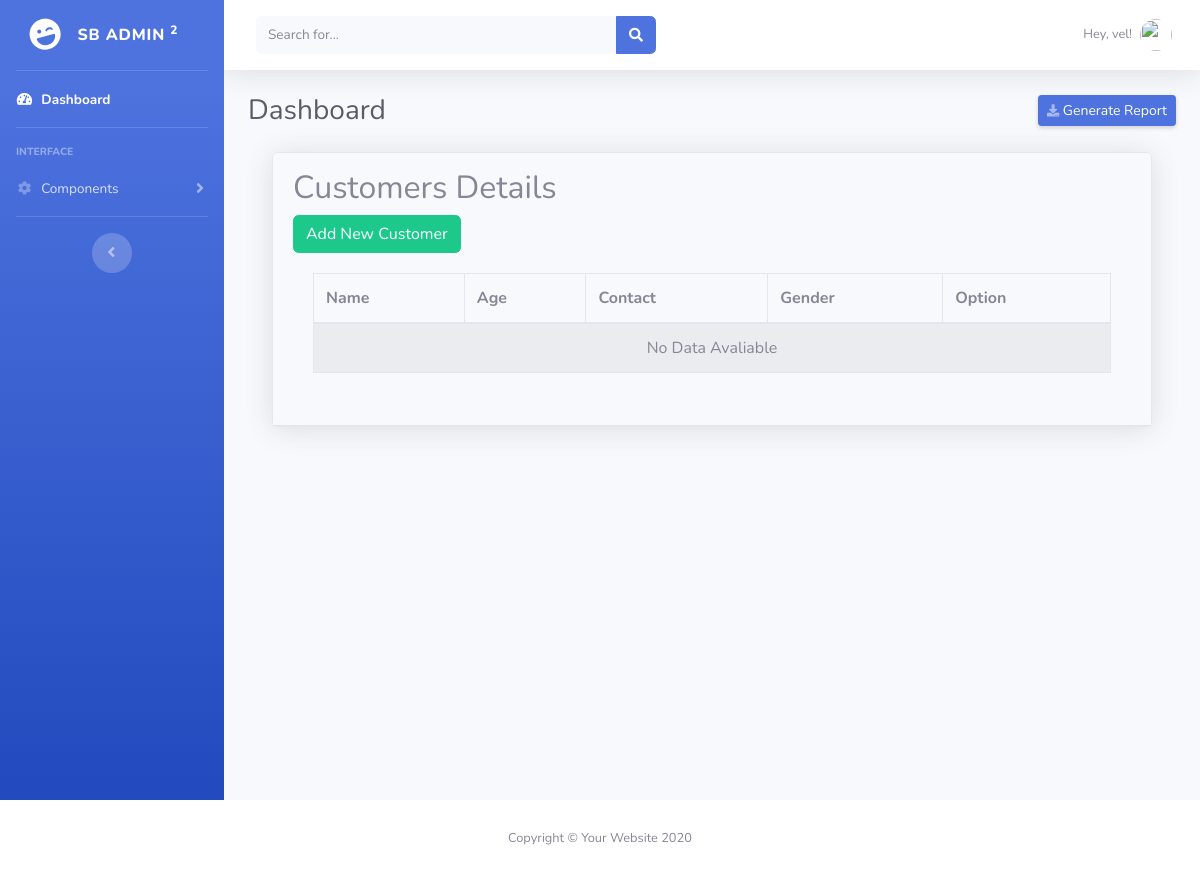
The app's page /index3.php (signed in), older data.
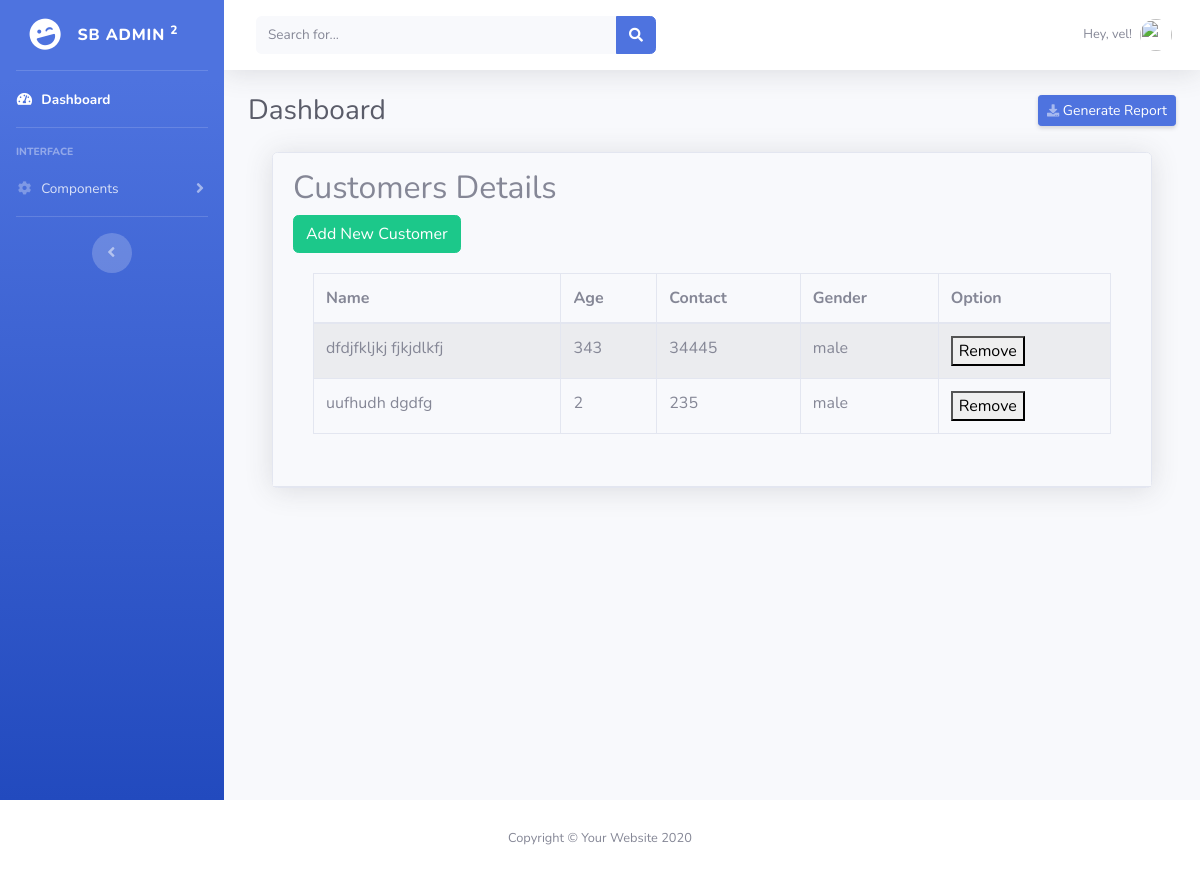
The same page, newer data.
### tables this page shows
CREATE TABLE IF NOT EXISTS `customers` (
  `id` int(11) NOT NULL,
  `fname` varchar(200) NOT NULL,
  `lname` varchar(200) NOT NULL,
  `contact` varchar(200) NOT NULL,
  `age` varchar(200) NOT NULL,
  `gender` varchar(200) NOT NULL,
  `active` int(11) NOT NULL
);

### index3.php (the view, shortened to what this page needs)
<?php
include('includes/header.php');
include('includes/navbar.php');
include("db.php");
?>
    <div id="content-wrapper" class="d-flex flex-column">
      <div id="content">
        <nav class="navbar navbar-expand navbar-light bg-white topbar mb-4 static-top shadow">
          <form class="d-none d-sm-inline-block form-inline mr-auto ml-md-3 my-2 my-md-0 mw-100 navbar-search">
            <div class="input-group">
              <input type="text" class="form-control bg-light border-0 small" placeholder="Search for..." aria-label="Search" aria-describedby="basic-addon2">
              <div class="input-group-append">
                <button class="btn btn-primary" type="button">
                  <i class="fas fa-search fa-sm"></i>
                </button>
              </div>
            </div>
          </form>
          <ul class="navbar-nav ml-auto">
            <li class="nav-item dropdown no-arrow">
              <a class="nav-link dropdown-toggle" href="#" id="userDropdown" role="button" data-toggle="dropdown" aria-haspopup="true" aria-expanded="false">
                <span class="mr-2 d-none d-lg-inline text-gray-600 small">
				Hey, <?php echo $_SESSION['username']; ?>!</span>
                <img class="img-profile rounded-circle" src="https://source.unsplash.com/QAB-WJcbgJk/60x60">
              </a>
            </li>
          </ul>
        </nav>
        <div class="container-fluid">
          <div class="d-sm-flex align-items-center justify-content-between mb-4">
            <h1 class="h3 mb-0 text-gray-800">Dashboard</h1>
            <a href="#" class="d-none d-sm-inline-block btn btn-sm btn-primary shadow-sm"><i class="fas fa-download fa-sm text-white-50"></i> Generate Report</a>
          </div>
 <div class="container-fluid">
				 <div class="card shadow mb-4">
            <div class="card-header py-3">
                 <div class="row">
                <div class="col-md-12">
                    <div class="page-header clearfix">
                        <h2 class="pull-left">Customers Details</h2>
                        <a href="create1.php" class="btn btn-success pull-right">Add New Customer</a>
                    </div>
					<div class="card-body">
              <div class="table-responsive">
			   <table class='table table-bordered table-striped'>
        <thead>
            <tr>
                <th>Name</th>
                <th>Age</th>
                <th>Contact</th>
				<th>Gender</th>
                <th>Option</th>
            </tr>
        </thead>
        <tbody>
            <?php
            $sql = "SELECT * FROM customers WHERE active = 1";
            $result = $con->query($sql);
            if($result->num_rows > 0) {
                while($row = $result->fetch_assoc()) {
                    echo "<tr>
                        <td>".$row['fname']." ".$row['lname']."</td>
                        <td>".$row['age']."</td>
                        <td>".$row['contact']."</td>
						 <td>".$row['gender']."</td>
                        <td>
                            <a href='delete1.php?id=".$row['id']."'><button type='button'>Remove</button></a>
                        </td>
                    </tr>";
                }
            } else {
                echo "<tr><td colspan='5'><center>No Data Avaliable</center></td></tr>";
            }
            ?>
        </tbody>
    </table>
                </div>
            </div>
        </div>
    </div>
	  </div>
    </div>
 </div>
    </div>
        </div>
      </div>
  </div>
 <?php
include('includes/footer.php');
?>

### includes/header.php (shortened to what this page needs)
<!DOCTYPE html>
<html lang="en">
<head>
  <link href="vendor/fontawesome-free/css/all.min.css" rel="stylesheet" type="text/css">
  <link href="css/sb-admin-2.min.css" rel="stylesheet">
</head>
<body id="page-top">
  <div id="wrapper">

### includes/navbar.php (shortened to what this page needs)
<ul class="navbar-nav bg-gradient-primary sidebar sidebar-dark accordion" id="accordionSidebar">
  <a class="sidebar-brand d-flex align-items-center justify-content-center" href="i.php">
    <div class="sidebar-brand-icon rotate-n-15">
      <i class="fas fa-laugh-wink"></i>
    </div>
    <div class="sidebar-brand-text mx-3">SB Admin <sup>2</sup></div>
  </a>
  <hr class="sidebar-divider my-0">
  <li class="nav-item active">
    <a class="nav-link" href="index.html">
      <i class="fas fa-fw fa-tachometer-alt"></i>
      <span>Dashboard</span></a>
  </li>
  <hr class="sidebar-divider">
  <div class="sidebar-heading">
    Interface
  </div>
  <li class="nav-item">
    <a class="nav-link collapsed" href="#" data-toggle="collapse" data-target="#collapseTwo" aria-expanded="true" aria-controls="collapseTwo">
      <i class="fas fa-fw fa-cog"></i>
      <span>Components</span>
    </a>
  </li>
  <hr class="sidebar-divider d-none d-md-block">
  <div class="text-center d-none d-md-inline">
    <button class="rounded-circle border-0" id="sidebarToggle"></button>
  </div>
</ul>

### includes/footer.php (shortened to what this page needs)
      <footer class="sticky-footer bg-white">
        <div class="container my-auto">
          <div class="copyright text-center my-auto">
            <span>Copyright &copy; Your Website 2020</span>
          </div>
        </div>
      </footer>
</body>
</html>

Row changes from the older to the newer data that the page shows:
added customers: fname "dfdjfkljkj", lname "fjkjdlkfj", age "343", contact "34445", gender "male"
added customers: fname "uufhudh", lname "dgdfg", age "2", contact "235", gender "male"
Text that changed along with them:
text no longer shown: "No Data Avaliable"
